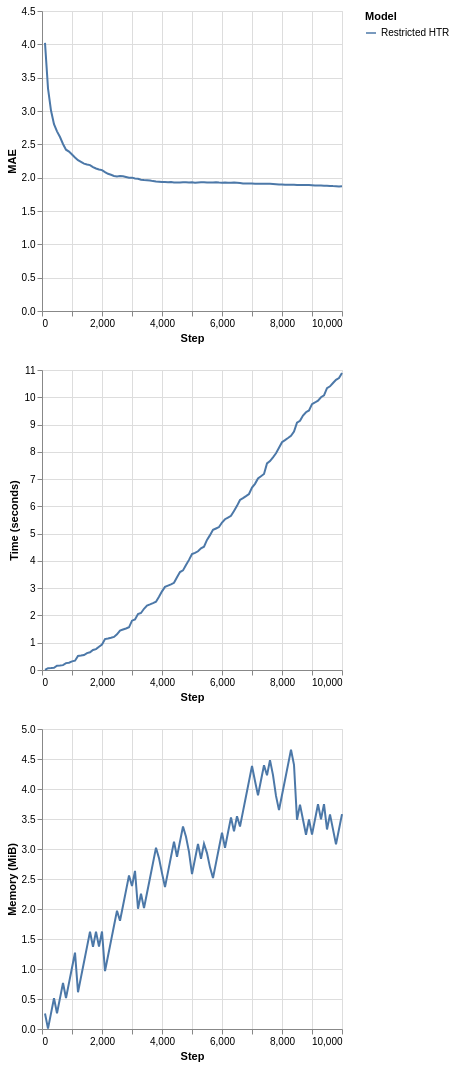

Write notebook code for a chart like this one.
### Markdown cell above
In our example we use the `EBSTSplitter`, which is going to discussed later. For now, is enough to know that it is a mechanism to evaluate split candidates in the trees.

As we can see, our tree uses almost 10 MiB to keep its structure. Let's say we wanted to limit our memory usage to 5 MiB. How could we do that?

Note that we are using a illustration case here. In real applications, data may be unbounded, so the trees might grow indefinitely.

HTs expose some parameters related to memory management. The user can refer to the documentation for more details on that matter. Here, we are going to focus on two parameters:

- `max_size`: determines the maximum amount of memory (in MiB) that the HT can use.
- `memory_estimate_period`: intervals after which the memory-management is triggered.

We are going to limit our HTR to 5 MiB and perform memory checks at intervals of 500 instances.

### Code cell
plot_performance(
    synth.Friedman(seed=42).take(10_000),
    metrics.MAE(),
    {
        "Restricted HTR": (
            preprocessing.StandardScaler()
            | tree.HoeffdingTreeRegressor(
                splitter=tree.splitter.EBSTSplitter(),
                max_size=5,
                memory_estimate_period=500
            )
        )
    }
)

### Figure 1 — Vega-Lite specification as saved in the notebook (floating-point values rounded to 4 significant figures)
{"config": {"view": {"continuousWidth": 300, "continuousHeight": 300}}, "vconcat": [{"mark": {"type": "line"}, "encoding": {"color": {"field": "Model", "type": "nominal"}, "x": {"field": "Step", "type": "quantitative"}, "y": {"field": "Metric", "title": "MAE", "type": "quantitative"}}}, {"mark": {"type": "line"}, "encoding": {"color": {"field": "Model", "type": "nominal"}, "x": {"field": "Step", "type": "quantitative"}, "y": {"field": "Time", "title": "Time (seconds)", "type": "quantitative"}}}, {"mark": {"type": "line"}, "encoding": {"color": {"field": "Model", "type": "nominal"}, "x": {"field": "Step", "type": "quantitative"}, "y": {"field": "Memory", "title": "Memory (MiB)", "type": "quantitative"}}}], "data": {"name": "data-a3a424eed1e2b68993a69645285d6bb7"}, "$schema": "https://vega.github.io/schema/vega-lite/v6.1.0.json", "datasets": {"data-a3a424eed1e2b68993a69645285d6bb7": [{"Step": 100, "Metric": 4.023, "Time": 0.005643, "Memory": 0.258, "Model": "Restricted HTR"}, {"Step": 200, "Metric": 3.34, "Time": 0.06788, "Memory": 0.006823, "Model": "Restricted HTR"}, {"Step": 300, "Metric": 3.007, "Time": 0.07233, "Memory": 0.2605, "Model": "Restricted HTR"}, {"Step": 400, "Metric": 2.803, "Time": 0.08127, "Memory": 0.5123, "Model": "Restricted HTR"}, {"Step": 500, "Metric": 2.695, "Time": 0.1561, "Memory": 0.2626, "Model": "Restricted HTR"}, {"Step": 600, "Metric": 2.61, "Time": 0.1651, "Memory": 0.5144, "Model": "Restricted HTR"}, {"Step": 700, "Metric": 2.506, "Time": 0.1788, "Memory": 0.7661, "Model": "Restricted HTR"}, {"Step": 800, "Metric": 2.42, "Time": 0.2527, "Memory": 0.5164, "Model": "Restricted HTR"}, {"Step": 900, "Metric": 2.391, "Time": 0.2658, "Memory": 0.7682, "Model": "Restricted HTR"}, {"Step": 1000, "Metric": 2.346, "Time": 0.3167, "Memory": 1.02, "Model": "Restricted HTR"}, {"Step": 1100, "Metric": 2.303, "Time": 0.3399, "Memory": 1.272, "Model": "Restricted HTR"}, {"Step": 1200, "Metric": 2.262, "Time": 0.5164, "Memory": 0.6135, "Model": "Restricted HTR"}, {"Step": 1300, "Metric": 2.237, "Time": 0.5312, "Memory": 0.8653, "Model": "Restricted HTR"}, {"Step": 1400, "Metric": 2.211, "Time": 0.551, "Memory": 1.117, "Model": "Restricted HTR"}, {"Step": 1500, "Metric": 2.198, "Time": 0.6209, "Memory": 1.369, "Model": "Restricted HTR"}, {"Step": 1600, "Metric": 2.188, "Time": 0.6496, "Memory": 1.621, "Model": "Restricted HTR"}, {"Step": 1700, "Metric": 2.159, "Time": 0.7366, "Memory": 1.371, "Model": "Restricted HTR"}, {"Step": 1800, "Metric": 2.137, "Time": 0.7662, "Memory": 1.623, "Model": "Restricted HTR"}, {"Step": 1900, "Metric": 2.124, "Time": 0.8541, "Memory": 1.373, "Model": "Restricted HTR"}, {"Step": 2000, "Metric": 2.113, "Time": 0.9358, "Memory": 1.625, "Model": "Restricted HTR"}, {"Step": 2100, "Metric": 2.083, "Time": 1.132, "Memory": 0.9652, "Model": "Restricted HTR"}, {"Step": 2200, "Metric": 2.058, "Time": 1.154, "Memory": 1.217, "Model": "Restricted HTR"}, {"Step": 2300, "Metric": 2.043, "Time": 1.181, "Memory": 1.469, "Model": "Restricted HTR"}, {"Step": 2400, "Metric": 2.026, "Time": 1.211, "Memory": 1.72, "Model": "Restricted HTR"}, {"Step": 2500, "Metric": 2.018, "Time": 1.31, "Memory": 1.972, "Model": "Restricted HTR"}, {"Step": 2600, "Metric": 2.023, "Time": 1.447, "Memory": 1.803, "Model": "Restricted HTR"}, {"Step": 2700, "Metric": 2.02, "Time": 1.484, "Memory": 2.055, "Model": "Restricted HTR"}, {"Step": 2800, "Metric": 2.009, "Time": 1.523, "Memory": 2.307, "Model": "Restricted HTR"}, {"Step": 2900, "Metric": 1.999, "Time": 1.566, "Memory": 2.558, "Model": "Restricted HTR"}, {"Step": 3000, "Metric": 2.0, "Time": 1.809, "Memory": 2.384, "Model": "Restricted HTR"}, {"Step": 3100, "Metric": 1.987, "Time": 1.853, "Memory": 2.636, "Model": "Restricted HTR"}, {"Step": 3200, "Metric": 1.983, "Time": 2.051, "Memory": 2.003, "Model": "Restricted HTR"}, {"Step": 3300, "Metric": 1.969, "Time": 2.091, "Memory": 2.255, "Model": "Restricted HTR"}, {"Step": 3400, "Metric": 1.964, "Time": 2.245, "Memory": 2.014, "Model": "Restricted HTR"}, {"Step": 3500, "Metric": 1.96, "Time": 2.36, "Memory": 2.266, "Model": "Restricted HTR"}, {"Step": 3600, "Metric": 1.957, "Time": 2.404, "Memory": 2.517, "Model": "Restricted HTR"}, {"Step": 3700, "Metric": 1.948, "Time": 2.451, "Memory": 2.769, "Model": "Restricted HTR"}, {"Step": 3800, "Metric": 1.943, "Time": 2.503, "Memory": 3.021, "Model": "Restricted HTR"}, {"Step": 3900, "Metric": 1.94, "Time": 2.683, "Memory": 2.848, "Model": "Restricted HTR"}, {"Step": 4000, "Metric": 1.934, "Time": 2.883, "Memory": 2.598, "Model": "Restricted HTR"}, {"Step": 4100, "Metric": 1.934, "Time": 3.048, "Memory": 2.367, "Model": "Restricted HTR"}, {"Step": 4200, "Metric": 1.933, "Time": 3.094, "Memory": 2.619, "Model": "Restricted HTR"}, {"Step": 4300, "Metric": 1.934, "Time": 3.142, "Memory": 2.87, "Model": "Restricted HTR"}, {"Step": 4400, "Metric": 1.928, "Time": 3.196, "Memory": 3.122, "Model": "Restricted HTR"}, {"Step": 4500, "Metric": 1.926, "Time": 3.401, "Memory": 2.872, "Model": "Restricted HTR"}, {"Step": 4600, "Metric": 1.928, "Time": 3.59, "Memory": 3.124, "Model": "Restricted HTR"}, {"Step": 4700, "Metric": 1.93, "Time": 3.653, "Memory": 3.376, "Model": "Restricted HTR"}, {"Step": 4800, "Metric": 1.932, "Time": 3.85, "Memory": 3.204, "Model": "Restricted HTR"}, {"Step": 4900, "Metric": 1.928, "Time": 4.037, "Memory": 2.952, "Model": "Restricted HTR"}, {"Step": 5000, "Metric": 1.93, "Time": 4.248, "Memory": 2.582, "Model": "Restricted HTR"}, {"Step": 5100, "Metric": 1.925, "Time": 4.297, "Memory": 2.834, "Model": "Restricted HTR"}, {"Step": 5200, "Metric": 1.929, "Time": 4.352, "Memory": 3.085, "Model": "Restricted HTR"}, {"Step": 5300, "Metric": 1.931, "Time": 4.464, "Memory": 2.836, "Model": "Restricted HTR"}, {"Step": 5400, "Metric": 1.93, "Time": 4.519, "Memory": 3.087, "Model": "Restricted HTR"}, {"Step": 5500, "Metric": 1.926, "Time": 4.772, "Memory": 2.932, "Model": "Restricted HTR"}, {"Step": 5600, "Metric": 1.926, "Time": 4.945, "Memory": 2.694, "Model": "Restricted HTR"}, {"Step": 5700, "Metric": 1.929, "Time": 5.138, "Memory": 2.517, "Model": "Restricted HTR"}, {"Step": 5800, "Metric": 1.93, "Time": 5.189, "Memory": 2.769, "Model": "Restricted HTR"}, {"Step": 5900, "Metric": 1.927, "Time": 5.242, "Memory": 3.021, "Model": "Restricted HTR"}, {"Step": 6000, "Metric": 1.925, "Time": 5.407, "Memory": 3.272, "Model": "Restricted HTR"}, {"Step": 6100, "Metric": 1.927, "Time": 5.528, "Memory": 3.022, "Model": "Restricted HTR"}, {"Step": 6200, "Metric": 1.925, "Time": 5.589, "Memory": 3.274, "Model": "Restricted HTR"}, {"Step": 6300, "Metric": 1.925, "Time": 5.651, "Memory": 3.526, "Model": "Restricted HTR"}, {"Step": 6400, "Metric": 1.926, "Time": 5.833, "Memory": 3.294, "Model": "Restricted HTR"}, {"Step": 6500, "Metric": 1.923, "Time": 6.019, "Memory": 3.546, "Model": "Restricted HTR"}, {"Step": 6600, "Metric": 1.921, "Time": 6.235, "Memory": 3.375, "Model": "Restricted HTR"}, {"Step": 6700, "Metric": 1.914, "Time": 6.303, "Memory": 3.627, "Model": "Restricted HTR"}, {"Step": 6800, "Metric": 1.911, "Time": 6.376, "Memory": 3.879, "Model": "Restricted HTR"}, {"Step": 6900, "Metric": 1.912, "Time": 6.453, "Memory": 4.131, "Model": "Restricted HTR"}, {"Step": 7000, "Metric": 1.911, "Time": 6.687, "Memory": 4.382, "Model": "Restricted HTR"}, {"Step": 7100, "Metric": 1.91, "Time": 6.826, "Memory": 4.133, "Model": "Restricted HTR"}, {"Step": 7200, "Metric": 1.91, "Time": 7.025, "Memory": 3.893, "Model": "Restricted HTR"}, {"Step": 7300, "Metric": 1.908, "Time": 7.106, "Memory": 4.145, "Model": "Restricted HTR"}, {"Step": 7400, "Metric": 1.908, "Time": 7.188, "Memory": 4.397, "Model": "Restricted HTR"}, {"Step": 7500, "Metric": 1.91, "Time": 7.576, "Memory": 4.229, "Model": "Restricted HTR"}, {"Step": 7600, "Metric": 1.908, "Time": 7.659, "Memory": 4.481, "Model": "Restricted HTR"}, {"Step": 7700, "Metric": 1.905, "Time": 7.799, "Memory": 4.231, "Model": "Restricted HTR"}, {"Step": 7800, "Metric": 1.903, "Time": 7.947, "Memory": 3.885, "Model": "Restricted HTR"}, {"Step": 7900, "Metric": 1.899, "Time": 8.148, "Memory": 3.647, "Model": "Restricted HTR"}, {"Step": 8000, "Metric": 1.899, "Time": 8.353, "Memory": 3.899, "Model": "Restricted HTR"}, {"Step": 8100, "Metric": 1.894, "Time": 8.427, "Memory": 4.151, "Model": "Restricted HTR"}, {"Step": 8200, "Metric": 1.894, "Time": 8.505, "Memory": 4.402, "Model": "Restricted HTR"}, {"Step": 8300, "Metric": 1.895, "Time": 8.588, "Memory": 4.654, "Model": "Restricted HTR"}, {"Step": 8400, "Metric": 1.894, "Time": 8.741, "Memory": 4.404, "Model": "Restricted HTR"}, {"Step": 8500, "Metric": 1.891, "Time": 9.065, "Memory": 3.488, "Model": "Restricted HTR"}, {"Step": 8600, "Metric": 1.891, "Time": 9.135, "Memory": 3.74, "Model": "Restricted HTR"}, {"Step": 8700, "Metric": 1.891, "Time": 9.328, "Memory": 3.489, "Model": "Restricted HTR"}, {"Step": 8800, "Metric": 1.891, "Time": 9.451, "Memory": 3.238, "Model": "Restricted HTR"}, {"Step": 8900, "Metric": 1.89, "Time": 9.517, "Memory": 3.491, "Model": "Restricted HTR"}, {"Step": 9000, "Metric": 1.888, "Time": 9.746, "Memory": 3.24, "Model": "Restricted HTR"}, {"Step": 9100, "Metric": 1.884, "Time": 9.809, "Memory": 3.493, "Model": "Restricted HTR"}, {"Step": 9200, "Metric": 1.883, "Time": 9.876, "Memory": 3.745, "Model": "Restricted HTR"}, {"Step": 9300, "Metric": 1.881, "Time": 10.0, "Memory": 3.495, "Model": "Restricted HTR"}, {"Step": 9400, "Metric": 1.879, "Time": 10.07, "Memory": 3.747, "Model": "Restricted HTR"}, {"Step": 9500, "Metric": 1.879, "Time": 10.33, "Memory": 3.325, "Model": "Restricted HTR"}, {"Step": 9600, "Metric": 1.876, "Time": 10.4, "Memory": 3.577, "Model": "Restricted HTR"}, {"Step": 9700, "Metric": 1.873, "Time": 10.52, "Memory": 3.327, "Model": "Restricted HTR"}, {"Step": 9800, "Metric": 1.872, "Time": 10.64, "Memory": 3.077, "Model": "Restricted HTR"}, {"Step": 9900, "Metric": 1.869, "Time": 10.71, "Memory": 3.329, "Model": "Restricted HTR"}, {"Step": 10000, "Metric": 1.87, "Time": 10.89, "Memory": 3.581, "Model": "Restricted HTR"}]}}
